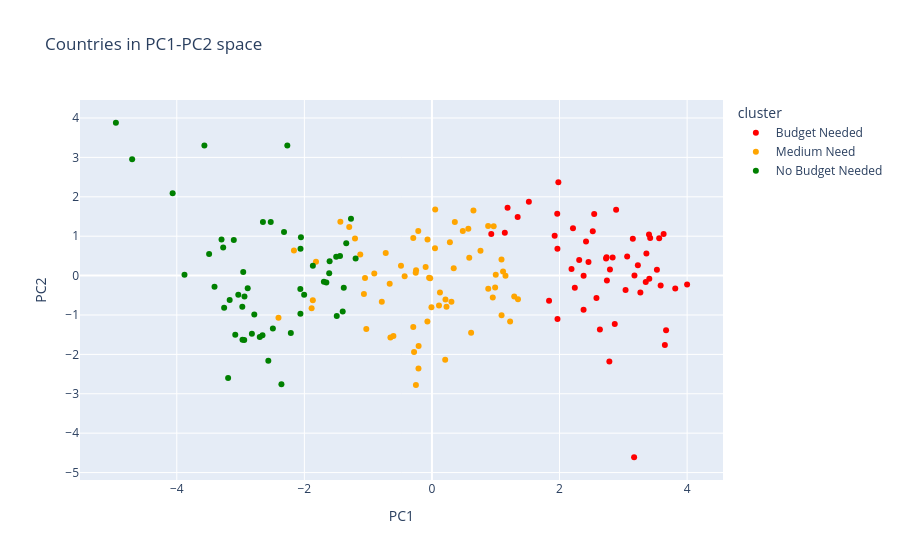

The notebook cell saved with this chart:
### Markdown cell above
### Cluster results
The scatter plot shows how the three clusters separate in the first two principal components. The heatmap shows what each cluster looks like on the standardized features (red = above average, blue = below average). The bar chart lists the ten most urgent countries in the *Budget Needed* cluster.

### Code cell
fig = px.scatter(
    pca_X, x="PC1", y="PC2", color="cluster", hover_name="Country",
    color_discrete_map={"Budget Needed": "Red", "Medium Need": "Orange", "No Budget Needed": "Green"},
    category_orders={"cluster": ["Budget Needed", "Medium Need", "No Budget Needed"]},
    title="Countries in PC1-PC2 space")
fig.show()

### Figure 1 — Plotly figure (JSON) as saved in the notebook; plotly's stock layout.template omitted (floating-point values rounded to 4 significant figures)
{"data": [{"hovertemplate": "<b>%{hovertext}</b><br><br>cluster=Budget Needed<br>PC1=%{x}<br>PC2=%{y}<extra></extra>", "hovertext": ["Afghanistan", "Angola", "Bangladesh", "Benin", "Burkina Faso", "Burundi", "Cambodia", "Cameroon", "Central African Republic", "Chad", "Comoros", "Congo, Dem. Rep.", "Congo, Rep.", "Cote d'Ivoire", "Eritrea", "Gambia", "Ghana", "Guinea", "Guinea-Bissau", "Haiti", "India", "Kenya", "Kiribati", "Kyrgyz Republic", "Lao", "Lesotho", "Liberia", "Madagascar", "Malawi", "Mali", "Mauritania", "Micronesia, Fed. Sts.", "Mozambique", "Myanmar", "Nepal", "Niger", "Nigeria", "Pakistan", "Rwanda", "Senegal", "Sierra Leone", "Solomon Islands", "Sudan", "Tajikistan", "Tanzania", "Timor-Leste", "Togo", "Uganda", "Vanuatu", "Yemen", "Zambia"], "legendgroup": "Budget Needed", "marker": {"color": "Red", "symbol": "circle"}, "mode": "markers", "name": "Budget Needed", "orientation": "v", "showlegend": true, "type": "scatter", "x": [3.407, 2.415, 1.968, 2.832, 3.352, 3.814, 1.344, 2.743, 4.0, 3.149, 2.737, 3.632, 1.964, 2.521, 3.67, 2.729, 2.454, 3.362, 3.175, 3.403, 1.836, 2.377, 1.924, 1.185, 1.967, 1.982, 2.887, 3.06, 3.527, 3.228, 2.211, 0.9303, 3.421, 3.169, 2.377, 3.562, 3.651, 2.866, 2.579, 2.308, 3.585, 1.519, 2.633, 2.188, 3.035, 2.781, 2.543, 3.267, 1.142, 2.24, 2.791], "xaxis": "x", "y": [-0.08001, 0.8651, -1.104, 0.4593, -0.161, -0.33, 1.487, -0.1236, -0.2262, 0.9374, 0.4681, 1.056, 1.568, 1.126, -1.39, 0.4322, 0.3418, 0.5595, 2.662e-05, 1.042, -0.6378, -0.004099, 1.012, 1.725, 0.6801, 2.368, 1.673, 0.486, 0.1493, 0.26, 1.202, 1.055, 0.9556, -4.611, -0.8699, 0.947, -1.764, -1.228, -0.5699, 0.3949, -0.2508, 1.876, -1.368, 0.169, -0.3656, -2.18, 1.562, -0.4316, 1.089, -0.3113, 0.1557], "yaxis": "y"}, {"hovertemplate": "<b>%{hovertext}</b><br><br>cluster=Medium Need<br>PC1=%{x}<br>PC2=%{y}<extra></extra>", "hovertext": ["Albania", "Algeria", "Argentina", "Armenia", "Azerbaijan", "Bahrain", "Belarus", "Belize", "Bhutan", "Bolivia", "Botswana", "Brazil", "Brunei", "Cape Verde", "China", "Colombia", "Dominican Republic", "Ecuador", "Egypt", "El Salvador", "Equatorial Guinea", "Fiji", "Gabon", "Georgia", "Grenada", "Guatemala", "Guyana", "Indonesia", "Iran", "Iraq", "Jamaica", "Jordan", "Kazakhstan", "Kuwait", "Libya", "Malaysia", "Maldives", "Moldova", "Mongolia", "Morocco", "Namibia", "Oman", "Paraguay", "Peru", "Philippines", "Qatar", "Romania", "Russia", "Samoa", "Saudi Arabia", "South Africa", "Sri Lanka", "St. Vincent and the Grenadines", "Suriname", "Thailand", "Tonga", "Tunisia", "Turkey", "Turkmenistan", "Ukraine", "United Arab Emirates", "Uruguay", "Uzbekistan", "Venezuela", "Vietnam"], "legendgroup": "Medium Need", "marker": {"color": "Orange", "symbol": "circle"}, "mode": "markers", "name": "Medium Need", "orientation": "v", "showlegend": true, "type": "scatter", "x": [-0.6623, 0.3053, -0.2109, 0.1257, 0.1106, -1.818, -1.123, -0.2144, 0.4837, 1.153, 0.7609, -0.2513, -1.886, 0.2816, -0.2926, -0.2802, 0.2282, -0.007813, 1.092, -0.04414, 0.8811, 0.359, 1.29, -0.2489, -0.4278, 0.8826, 0.6504, 1.225, -0.2092, 0.9908, -0.02766, -0.06912, 0.212, -1.867, -0.9039, -1.436, -1.297, -0.2928, 1.09, 0.3412, 0.968, -1.049, 0.04794, -0.07119, 1.115, -2.406, -1.066, -0.604, 0.5849, -0.786, 0.9537, 0.6142, -0.09881, -0.2543, -1.206, 1.0, -0.7246, -0.6509, 0.5705, -0.4853, -2.163, -1.029, 1.349, 0.2077, 0.05124], "xaxis": "x", "y": [-0.2094, -0.6664, -2.358, -0.4312, -0.7578, 0.3532, 0.5337, 1.133, 1.13, -0.005653, 0.6321, -2.777, -0.8318, 0.8443, -1.308, -1.937, -0.7896, -0.8027, -1.005, -0.05457, 1.259, 1.362, -0.5314, 0.1366, -0.01884, -0.3335, 1.65, -1.166, -1.787, -0.3032, -0.06715, 0.9134, -0.6072, -0.6277, 0.05122, 1.367, 1.235, 0.9544, 0.4071, 0.1868, 1.255, -0.06101, 0.6938, -1.168, 0.1036, -1.071, -0.4651, -1.535, 0.4519, -0.6671, -0.5565, -1.452, 0.216, 0.07503, 0.9411, 0.02355, 0.5761, -1.569, 1.188, 0.2479, 0.6387, -1.358, -0.5981, -2.138, 1.68], "yaxis": "y"}, {"hovertemplate": "<b>%{hovertext}</b><br><br>cluster=No Budget Needed<br>PC1=%{x}<br>PC2=%{y}<extra></extra>", "hovertext": ["Antigua and Barbuda", "Australia", "Austria", "Bahamas", "Barbados", "Belgium", "Bosnia and Herzegovina", "Bulgaria", "Canada", "Chile", "Costa Rica", "Croatia", "Cyprus", "Czech Republic", "Denmark", "Estonia", "Finland", "France", "Germany", "Greece", "Hungary", "Iceland", "Ireland", "Israel", "Italy", "Japan", "Latvia", "Lebanon", "Lithuania", "Luxembourg", "Macedonia, FYR", "Malta", "Mauritius", "Montenegro", "Netherlands", "New Zealand", "Norway", "Panama", "Poland", "Portugal", "Serbia", "Seychelles", "Singapore", "Slovak Republic", "Slovenia", "South Korea", "Spain", "Sweden", "Switzerland", "United Kingdom", "United States"], "legendgroup": "No Budget Needed", "marker": {"color": "Green", "symbol": "circle"}, "mode": "markers", "name": "No Budget Needed", "orientation": "v", "showlegend": true, "type": "scatter", "x": [-1.501, -2.565, -3.408, -1.694, -1.611, -3.298, -1.655, -1.441, -2.822, -1.492, -1.399, -2.003, -2.958, -3.106, -3.036, -2.319, -2.973, -2.699, -3.257, -2.656, -2.527, -2.939, -4.065, -2.062, -2.943, -3.195, -2.06, -1.867, -2.054, -4.699, -1.196, -3.567, -1.343, -1.604, -3.493, -2.212, -3.083, -1.269, -2.063, -2.785, -1.382, -2.267, -4.954, -2.649, -3.272, -2.888, -2.97, -3.171, -3.879, -2.494, -2.359], "xaxis": "x", "y": [0.4749, -2.159, -0.2835, -0.1584, 0.06175, 0.9158, -0.1739, 0.4964, -1.479, -1.027, -0.9128, -0.4877, 0.0916, 0.9007, -0.4893, 1.108, -0.7928, -1.556, -0.8191, -1.514, 1.357, -0.5309, 2.092, -0.9712, -1.634, -2.602, 0.6811, 0.2473, 0.9728, 2.954, 0.4342, 3.301, 0.8211, 0.3634, 0.5464, -1.457, -1.501, 1.44, -0.339, -0.9855, -0.3088, 3.301, 3.879, 1.359, 0.716, -0.3229, -1.629, -0.6191, 0.02127, -1.343, -2.761], "yaxis": "y"}], "layout": {"legend": {"title": {"text": "cluster"}, "tracegroupgap": 0}, "title": {"text": "Countries in PC1-PC2 space"}, "xaxis": {"anchor": "y", "domain": [0, 1], "title": {"text": "PC1"}}, "yaxis": {"anchor": "x", "domain": [0, 1], "title": {"text": "PC2"}}}}
